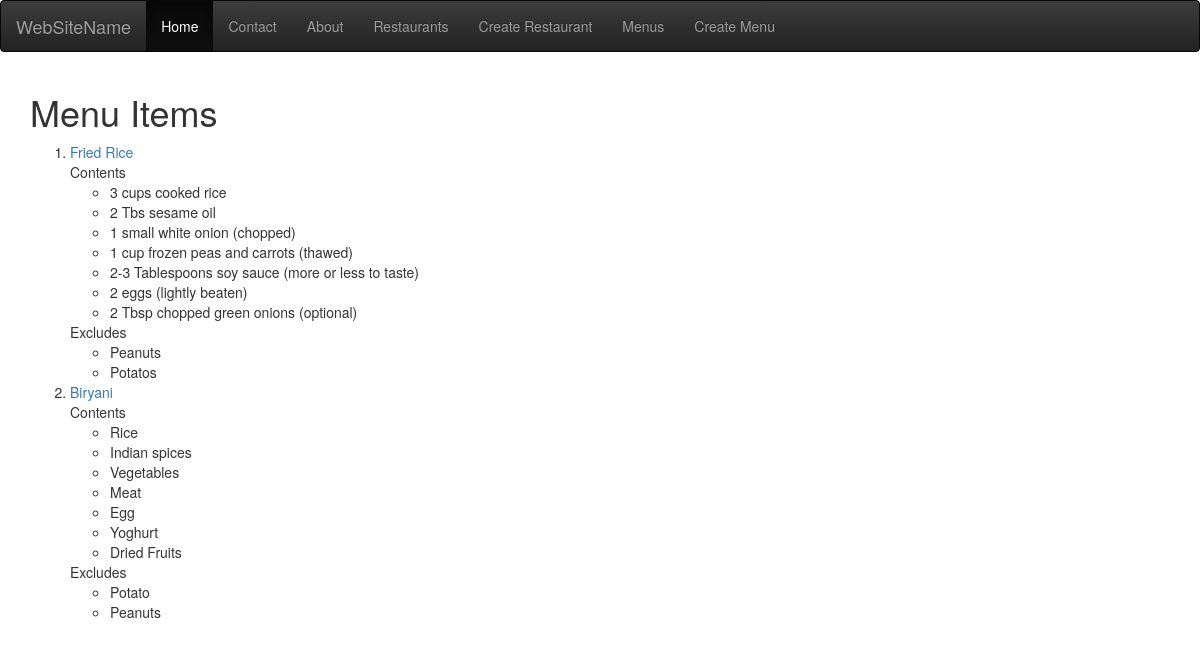
The app's page /items/ (signed in) with its own data.
### menus/models.py (models this page shows, shortened)
class Item(models.Model):
    user = models.ForeignKey(settings.AUTH_USER_MODEL)
    restaurant = models.ForeignKey(RestaurantLocation)
    name = models.CharField(max_length=120)
    contents = models.TextField(help_text='separate each item by comma')
    excludes = models.TextField(blank=True, null=True, help_text='separate each item by comma')
    public = models.BooleanField(default=True)
    timestamp = models.DateTimeField(auto_now_add=True)
    updated = models.DateTimeField(auto_now=True)
    class Meta:
        ordering = ['-updated', '-timestamp']
    def get_contents(self):
        return self.contents.split(',')
    def get_excludes(self):
        return self.excludes.split(',')
    def get_absolute_url(self):
        return reverse('menus:detail', kwargs={'pk': self.pk})

### menus/views.py (the view)
class ItemListView(ListView):
    def get_queryset(self):
        return Item.objects.filter(user=self.request.user)

### menus/templates/menus/item_list.html (shortened to what this page needs)
{% extends 'base.html' %}
{% block content %}
    <h1>Menu Items</h1>
    <ol>
        {% for object in object_list %}
            <li><a href="{{ object.get_absolute_url }}">{{ object.name }}</a></li>
            {% if object.contents %}
                Contents
                <ul>
                    {% for item in object.get_contents %}
                        <li>{{ item }}</li>
                    {% endfor %}
                </ul>
            {% endif %}
            {% if object.excludes %}
                Excludes
                <ul>
                    {% for item in object.get_excludes %}
                        <li>{{ item }}</li>
                    {% endfor %}
                </ul>
            {% endif %}
        {% endfor %}
    </ol>
{% endblock content %}

### records on screen
Item: name "Fried Rice", get_contents "3 cups cooked rice" "2 Tbs sesame oil" "1 small white onion (chopped)" "1 cup frozen peas and carrots (thawed)" "2-3 Tablespoons soy sauce (more or less to taste)" "2 eggs (lightly beaten)" "2 Tbsp chopped green onions (optional)", get_excludes "Peanuts" "Potatos"
Item: name "Biryani", get_contents "Rice" "Indian spices" "Vegetables" "Meat" "Egg" "Yoghurt" "Dried Fruits", get_excludes "Potato" "Peanuts"
